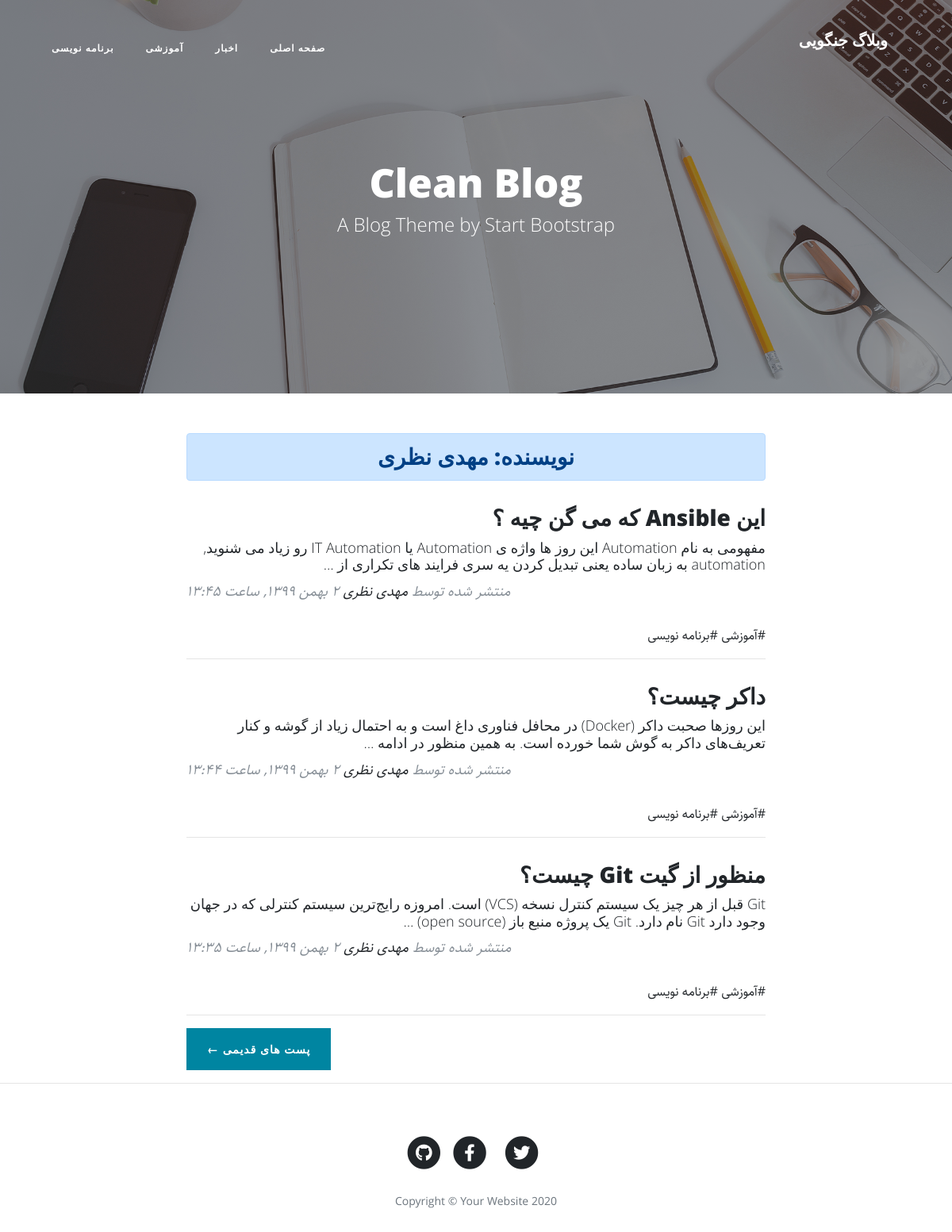
/author/Mahdi, run on the app's committed database.
### blog/models.py (models this page shows, shortened)
class Category(models.Model):
    parent = models.ForeignKey('self', default = None, null = True, blank = True, on_delete = models.SET_NULL, related_name = "children", verbose_name = "زیر دسته")
    title = models.CharField(max_length = 200, verbose_name = "عنوان دسته بندی")
    slug = models.SlugField(max_length = 100, unique = True, verbose_name = "آدرس دسته بندی")
    status = models.BooleanField(default = True, verbose_name = "آیا نمایش داده شود؟")
    position = models.IntegerField(verbose_name = "موقعیت")
    class Meta:
        verbose_name = 'دسته بندی'
        verbose_name_plural = 'دسته بندی ها'
        ordering = ['parent_id', 'position']
    objects = CategoryManager()

class Article(models.Model):
    STATUS_CHOICES = (
        ("d", "پیش نویس"),
        ("p", "منتشر شده")
    )
    author = models.ForeignKey(User, null = True, on_delete = models.SET_NULL, related_name = 'articles', verbose_name = 'نویسنده')
    title = models.CharField(max_length = 200, verbose_name = "عنوان مقاله")
    slug = models.SlugField(max_length = 100, unique = True, verbose_name = "آدرس مقاله")
    category = models.ManyToManyField(Category, verbose_name = "دسته بندی", related_name = "articles")
    description = models.TextField(verbose_name = "توضیحات")
    thumbnail = models.ImageField(upload_to = "images", verbose_name = "تصویر مقاله")
    publish = models.DateTimeField(default = timezone.now, verbose_name = "زمان انتشار")
    created = models.DateTimeField(auto_now_add = True)
    updated = models.DateTimeField(auto_now = True)
    status = models.CharField(max_length = 1, choices = STATUS_CHOICES, verbose_name = "وضعیت")
    class Meta:
        verbose_name = 'مقاله'
        verbose_name_plural = 'مقالات'
        ordering = ['-publish']
    def jpublish(self):
        return jalali_converter(self.publish)
    jpublish.short_description = "زمان انتشار"
    objects = ArticleManager()

### blog/views.py (the view)
# urls.py: path('author/<slug:username>', AuthorList.as_view(), name = "author"),
class AuthorList(ListView):
    paginate_by = 3
    template_name = 'blog/author_list.html'
    def get_queryset(self):
        global author
        username = self.kwargs.get('username')
        author = get_object_or_404(User, username = username)
        return author.articles.published()
    def get_context_data(self, **kwargs):
        context = super().get_context_data(**kwargs)
        context['author'] = author
        return context

### blog/models.py (called while the page is built)
    def published(self):
        return self.filter(status = 'p')

    def active(self):
        return self.filter(status = True)

### blog/templatetags/base_tags.py (called while the page is built)
@register.simple_tag
def title():
    return "وبلاگ جنگویی"

@register.inclusion_tag('blog/partials/category_navbar.html')
def category_navbar():
    return{
        "category": Category.objects.filter(status = True)
    }

### extensions/jalali.py (called while the page is built)
    def persian_tuple(self):
        return self.persian_year, self.persian_month, self.persian_day

### extensions/utils.py (called while the page is built)
def persian_numbers_converter(mystr):
    numbers = {
        "0" : "۰",
        "1" : "۱",
        "2" : "۲",
        "3" : "۳",
        "4" : "۴",
        "5" : "۵",
        "6" : "۶",
        "7" : "۷",
        "8" : "۸",
        "9" : "۹",
    }
    for e, p in numbers.items():
        mystr = mystr.replace(e, p)
    return mystr

def jalali_converter(time):
    jmonths = ["فروردین", "اردیبهشت", "خرداد", "تیر", "مرداد", "شهریور", "مهر", "آبان", "آذر", "دی", "بهمن", "اسفند"]
    time = timezone.localtime(time)
    time_to_str = "{},{},{}".format(time.year, time.month, time.day)
    time_to_tuple = jalali.Gregorian(time_to_str).persian_tuple()
    time_to_list = list(time_to_tuple)
    for index, month in enumerate(jmonths):
        if time_to_list[1] == index + 1:
            time_to_list[1] = month
            break
    output = "{} {} {}, ساعت {}:{}".format(
        time_to_list[2],
        time_to_list[1],
        time_to_list[0],
        time.hour,
        time.minute,
    )
    return persian_numbers_converter(output)

### templates/blog/author_list.html (shortened to what this page needs)
{% extends 'blog/list.html' %}
{% block header %}
    <h3 class="alert alert-primary text-center">نویسنده: {{ author.get_full_name }}</h3>
{% endblock %}
{% block next_page_url %}
    {% url 'blog:author' author.username page_obj.next_page_number %}
{% endblock %}

### templates/blog/list.html (shortened to what this page needs)
{% extends 'blog/base.html' %}
{% load static %}
{% block main %}
  <header class="masthead" style="background-image: url({% static 'blog/img/home-bg.jpg' %})">
      <div class="overlay"></div>
      <div class="container">
        <div class="row">
          <div class="col-lg-8 col-md-10 mx-auto">
            <div class="site-heading">
              <h1>Clean Blog</h1>
              <span class="subheading">A Blog Theme by Start Bootstrap</span>
            </div>
          </div>
        </div>
      </div>
    </header>
    <div class="container">
      <div class="row">
        <div class="col-lg-8 col-md-10 mx-auto">
          {% block header %}{% endblock %}
          {% for article in object_list %}
            <div class="post-preview">
              <a href="{% url 'blog:detail' article.slug %}">
                <h2 class="post-title">
                  {{ article.title }}
                </h2>
                <h3 class="post-subtitle">
                  {{ article.description | truncatewords:30 }}
                </h3>
              </a>
              <p class="post-meta">منتشر شده توسط
                <a href="{% url 'blog:author' article.author %}">{{ article.author.get_full_name }}</a>
                {{ article.jpublish }}</p>
            </div>
            <div>
              {% for cat in article.category.active %}
                <a href="{% url 'blog:category' cat.slug %}">#{{ cat.title }}</a>
              {% endfor %}
            </div>
            <hr>
          {% endfor %}
          {% if is_paginated %}
            <div class="clearfix pager-button">
              {% if page_obj.has_next %}
                <a class="btn btn-primary float-right" href="{% block next_page_url %}{% endblock %}">پست های قدیمی &larr;</a>
              {% endif %}
            </div>
          {% endif %}
        </div>
      </div>
    </div>
{% endblock %}

### templates/blog/partials/category_navbar.html (shortened to what this page needs)
<div class="collapse navbar-collapse nav" id="navbarResponsive">
  <ul class="navbar-nav ml-auto">
    <li class="nav-item">
      <a class="nav-link" href="{% url 'blog:home' %}">صفحه اصلی</a>
    </li>
    {% for cat in category %}
      {% if cat.parent == None %}
        <li class="nav-item">
          <a class="nav-link" href="{% url 'blog:category' cat.slug %}">{{ cat.title }}</a>
        </li>
      {% endif %}
    {% endfor %}
  </ul>
</div>

### static/blog/css/rtl.css (style rules this page uses)
body { direction: rtl; text-align: right; font-family: Sahel !important; font-size: 16px; }
.navbar-nav { margin-left: initial !important; margin-right: auto; }
.post-meta { text-align: left; }
.pager-button { float: left; }
.site-heading h1 { font-size: 50px !important; }
.post-title { font-size: 28px !important; }
.post-subtitle { font-size: 18px; }
.nav ul { padding-right: 0; }
.nav ul li { border-bottom: none; height: 86px; line-height: 86px; font-size: 14px; display: inline-block; float: left; margin: 0 auto; }
.nav ul li a { text-decoration: none; color: #000000; display: block; transition: .3s background-color; padding: 0 24px; }
.nav a { border-bottom: none; }

### data on the page
Category: title "اخبار"
Category: title "آموزشی"
Category: title "برنامه نویسی"
Article: title "این Ansible که می گن چیه ؟", description "مفهومی به نام Automation این روز ها واژه ی Automation یا IT Automation رو زیاد می شنوید, automation به زبان ساده یعنی تبدیل کردن یه سری فرایند های تکراری از …", author.get_full_name "مهدی نظری", jpublish "۲ بهمن ۱۳۹۹, ساعت ۱۳:۴۵"
Article: title "داکر چیست؟", description "این روزها صحبت داکر (Docker) در محافل فناوری داغ است و به احتمال زیاد از گوشه‌ و‌ کنار تعریف‌های داکر به گوش شما خورده است. به همین منظور در ادامه …", author.get_full_name "مهدی نظری", jpublish "۲ بهمن ۱۳۹۹, ساعت ۱۳:۴۴"
Article: title "منظور از گیت Git چیست؟", description "Git قبل از هر چیز یک سیستم کنترل نسخه (VCS) است. امروزه رایج‌ترین سیستم کنترلی که در جهان وجود دارد Git نام دارد. Git یک پروژه منبع باز (open source) …", author.get_full_name "مهدی نظری", jpublish "۲ بهمن ۱۳۹۹, ساعت ۱۳:۳۵"

### other printed values
{{ author.get_full_name }} "مهدی نظری"
